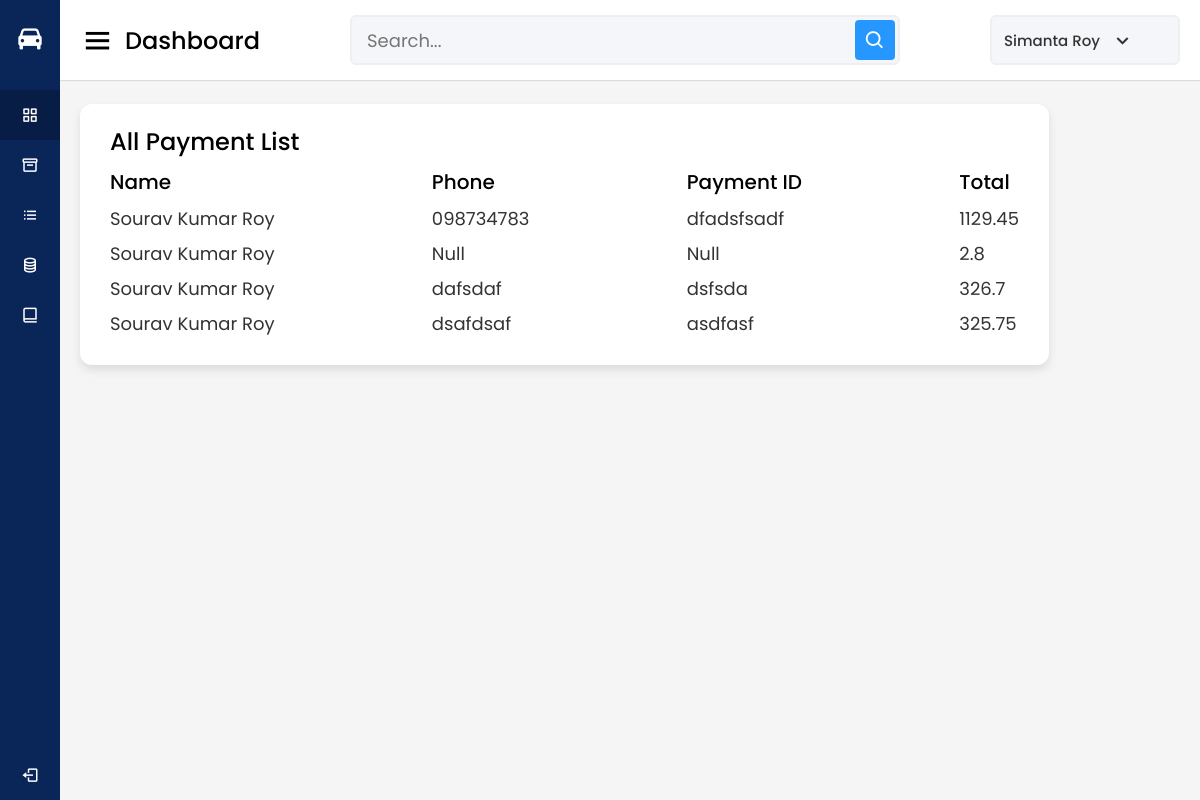
/dashboard/view_payment (signed in), run on the app's committed database.
### Booking/models.py (models this page shows)
class Cheakout(models.Model):
    phone = models.CharField(max_length=16,null=True,blank=True)
    payment_id = models.CharField(max_length=50,null=True,blank=True)
    total = models.FloatField()
    user = models.ForeignKey(User,on_delete=models.CASCADE)

### Auth/models.py (models this page shows, shortened)
class User(AbstractUser):
    GENDER = [
        ("UNSPECIFIED", "Unspecified"),
        ("MALE", "Male"),
        ("FEMALE", "Female"),
    ]
    username=None
    dateOfBirth = models.DateField(null=True,blank=True)
    gender = models.CharField(max_length=80, choices=GENDER, default="UNSPECIFIED")
    email = models.EmailField(unique=True,max_length=200)
    phone = models.CharField(max_length=18,null=True,blank=True)
    nid = models.CharField(max_length=100,null=True,blank=True)
    USERNAME_FIELD = 'email'
    REQUIRED_FIELDS=['first_name', 'last_name']
    objects = CustomUserManager()

### Admin_panel/views.py (the view)
# urls.py: path('view_payment', views.dashboard_payment , name="Payment"),
def dashboard_payment(request):
    if request.user.is_superuser:
        payment = Cheakout.objects.all().order_by('-id')[:20]
        return render(request,'dashboard_payment.html',{"cheakout":payment})
    else:
        return redirect('/')

### templates/dashboard_payment.html (shortened to what this page needs)
{% extends "dashboard-base.html" %}
{% block content %}
<div class="home-content">
      <div class="sales-boxes">
        <div class="recent-sales box">
          <div class="title">All Payment List</div>
          <div class="sales-details">
            <ul class="details">
                <li class="topic">Name</li>
                {% for i in cheakout %}
                <li><a href="#">{{i.user.first_name}} {{i.user.last_name}}</a></li>
                {% endfor %}
              </ul>
            <ul class="details">
              <li class="topic">Phone</li>
              {% for i in cheakout %}
              {% if i.phone %}
              <li><a href="#">{{i.phone}}</a></li>
              {% else %}
              <li><a href="#"> Null</a></li>
              {%endif%}
              {% endfor %}
            </ul>
            <ul class="details">
              <li class="topic">Payment ID</li>
              {% for i in cheakout %}
              {% if i.phone %}
              <li><a href="#">{{i.payment_id}}</a></li>
              {% else %}
              <li><a href="#"> Null</a></li>
              {%endif%}
              {% endfor %}
            </ul>
            <ul class="details">
                <li class="topic">Total</li>
                {% for i in cheakout %}
                <li><a href="#">{{i.total}}</a></li>
                {% endfor %}
              </ul>
{% endblock content %}

### static/dashboard.css (style rules this page uses)
* { margin: 0; padding: 0; box-sizing: border-box; font-family: 'Poppins', sans-serif; }
.home-section .home-content { position: relative; padding-top: 104px; }
.home-content .sales-boxes { display: flex; justify-content: space-between; }
.home-content .sales-boxes .recent-sales { width: 65%; background: #fff; padding: 20px 30px; margin: 0 20px; border-radius: 12px; box-shadow: 0 5px 10px rgba(0, 0, 0, 0.1); }
.home-content .sales-boxes .sales-details { display: flex; align-items: center; justify-content: space-between; }
.sales-boxes .box .title { font-size: 24px; font-weight: 500; }
.sales-boxes .sales-details li.topic { font-size: 20px; font-weight: 500; }
.sales-boxes .sales-details li { list-style: none; margin: 8px 0; }
.sales-boxes .sales-details li a { font-size: 18px; color: #333; font-size: 400; text-decoration: none; }

### templates/dashboard_payment.html (style rules this page uses)
.home-content .sales-boxes .recent-sales { width: 85%; }

### data on the page
Cheakout: user.first_name "Sourav", user.last_name "Kumar Roy", phone "098734783", payment_id "dfadsfsadf", total "1129.45"
Cheakout: user.first_name "Sourav", user.last_name "Kumar Roy", phone "Null", total "2.8"
Cheakout: user.first_name "Sourav", user.last_name "Kumar Roy", phone "dafsdaf", payment_id "dsfsda", total "326.7"
Cheakout: user.first_name "Sourav", user.last_name "Kumar Roy", phone "dsafdsaf", payment_id "asdfasf", total "325.75"
